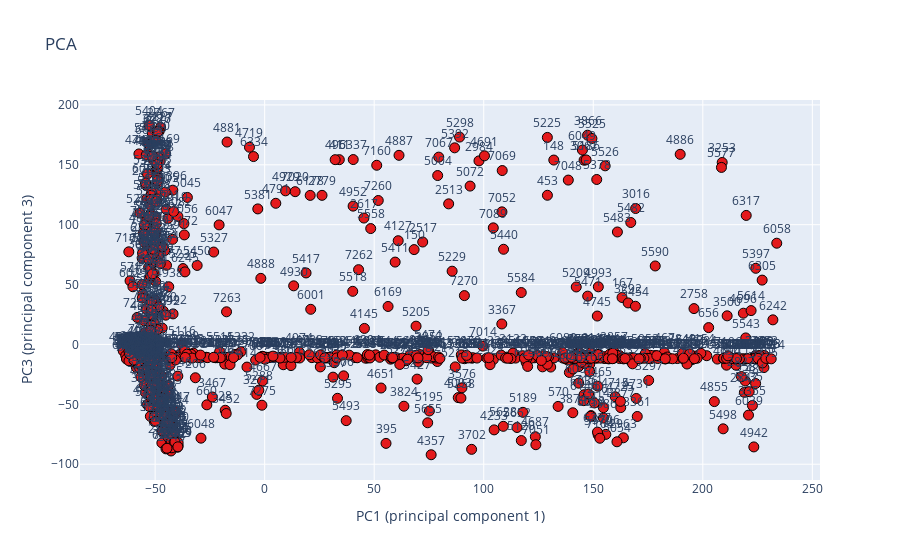

Source (notebook cell):
### Code cell
trace0 = go.Scatter(
    x = principal_df['principal component 1'],
    y = principal_df['principal component 3'],
    text=principal_df['patient_id'],
    textposition="top center",
    name = 'Piony',
    mode = 'markers+text',
    marker = dict(
        size = 10,
        color = 'rgb(228,26,28)',
        line = dict(
            width = 1,
            color = 'rgb(0, 0, 0)'
        )
    )
)
 
data = [trace0]
 
layout = dict(title = 'PCA',
              yaxis = dict(zeroline = False, title ='PC3 (principal component 3)'),
              xaxis = dict(zeroline = False, title ='PC1 (principal component 1)')
             )
 
fig = dict(data=data, layout=layout)
iplot(fig, filename='styled-scatter')

### Figure 1 — Plotly figure (JSON) as saved in the notebook; plotly's stock layout.template omitted (floating-point values rounded to 4 significant figures; data arrays with more than 128 entries replaced by an {"elided": "..."} marker saying what was removed)
{"data": [{"marker": {"color": "rgb(228,26,28)", "line": {"color": "rgb(0, 0, 0)", "width": 1}, "size": 10}, "mode": "markers+text", "name": "Piony", "text": {"elided": "1519 int values"}, "textposition": "top center", "type": "scatter", "x": {"elided": "1519 float values"}, "y": {"elided": "1519 float values"}}], "layout": {"title": {"text": "PCA"}, "xaxis": {"title": {"text": "PC1 (principal component 1)"}, "zeroline": false}, "yaxis": {"title": {"text": "PC3 (principal component 3)"}, "zeroline": false}}}
